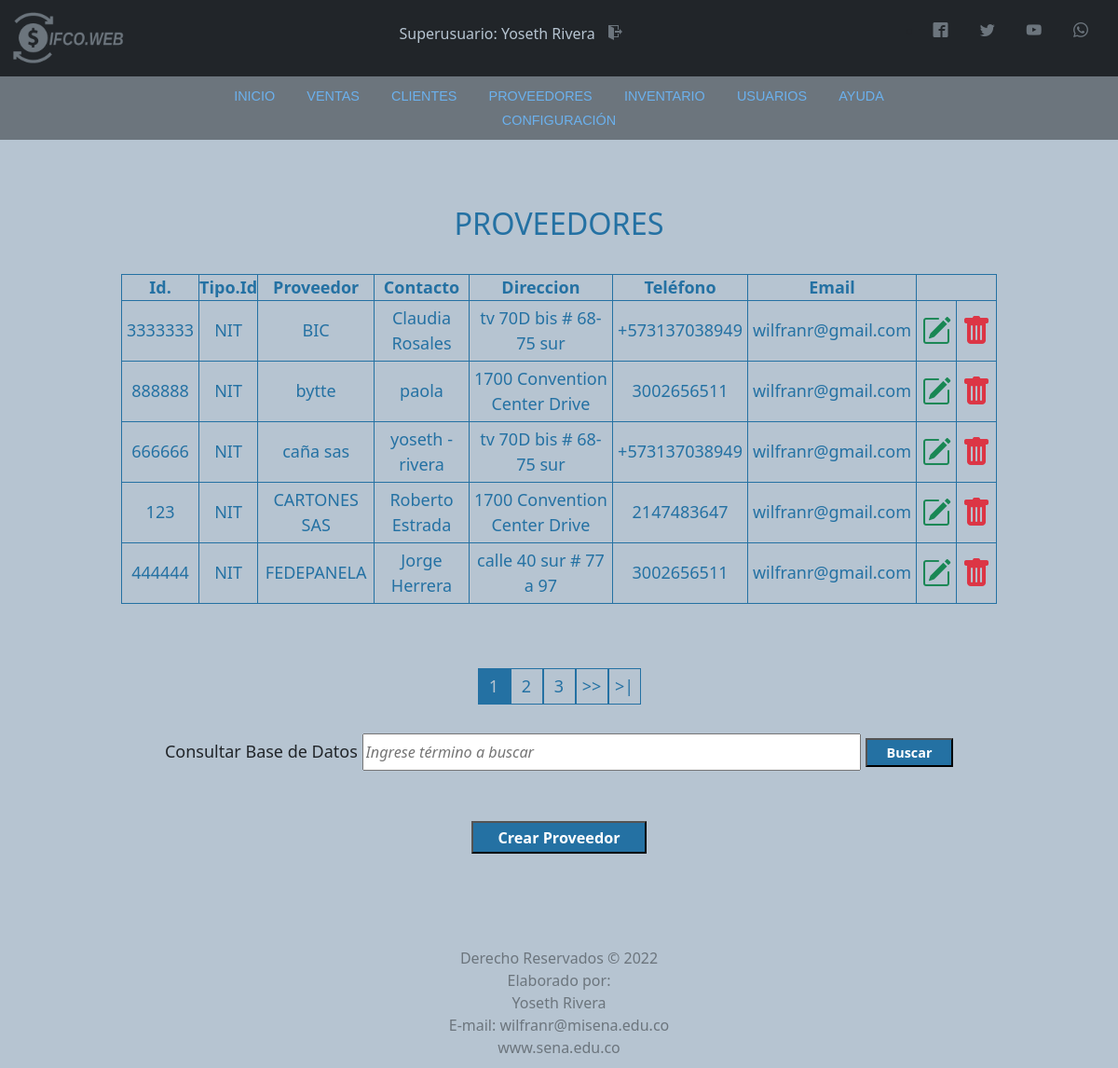
The app's page /Vista/html/proveedores.php (signed in) with its own data.
### tables this page shows
CREATE TABLE `usuario` (
  `codUsuario` int(11) NOT NULL,
  `id` varchar(20) DEFAULT NULL,
  `tipoId` varchar(11) DEFAULT NULL,
  `nombre` varchar(50) DEFAULT NULL,
  `direccion` text NOT NULL,
  `telefono` varchar(20) NOT NULL,
  `correo` varchar(100) DEFAULT NULL,
  `usuario` varchar(15) DEFAULT NULL,
  `clave` varchar(100) DEFAULT NULL,
  `rol` varchar(20) DEFAULT NULL
);

CREATE TABLE `proveedor` (
  `codproveedor` int(11) NOT NULL,
  `id` varchar(20) DEFAULT NULL,
  `tipoIdProveedor` varchar(3) DEFAULT NULL,
  `proveedor` varchar(100) DEFAULT NULL,
  `contacto` varchar(100) DEFAULT NULL,
  `telefono` varchar(20) DEFAULT NULL,
  `direccion` text DEFAULT NULL,
  `correo` varchar(100) NOT NULL
);

### Vista/html/proveedores.php (the view, shortened to what this page needs)
<?php
    include '../../includes/conexion.php';
    include '../../includes/header.php';
    include '../../includes/nav.php';
    include '../../includes/script.php';
    if ($_SESSION['rol'] == 'Administrador'||$_SESSION['rol']=='Vendedor' || $_SESSION['rol'] == 'Superusuario'){
?>
<!DOCTYPE html>
<html lang="es">
<head>
</head>
<body>
<div class="container-tabla-usuarios">
    <h1>PROVEEDORES</h1><br>
    <table class="tabla-usuarios">
        <th>Id.</th>
        <th>Tipo.Id</th>
        <th>Proveedor</th>
        <th>Contacto</th>
        <th>Direccion</th>
        <th>Teléfono</th>
        <th>Email</th>
        <?php
        $sql_register = mysqli_query($conexion, "SELECT COUNT(*) as total_registro FROM proveedor");
        $result_register = mysqli_fetch_array($sql_register);
        $total_registro=$result_register['total_registro'];
        $por_pagina = 5;
        if (empty($_GET['pagina'])){
            $pagina=1;
        }else{
            $pagina=$_GET['pagina'];
        }
            $desde = ($pagina-1) * $por_pagina;
            $total_paginas=ceil($total_registro/$por_pagina);
            $sentence="SELECT * FROM proveedor ORDER BY proveedor LIMIT $desde, $por_pagina";
            $result = $conexion->query($sentence) or die ("Error al consultar: " .mysqli_error($conexion));
            while($rows = $result->fetch_assoc())
            {
        ?>
                <tr>
                    <td><?php echo $rows['id']?></td>
                    <td><?php echo $rows['tipoIdProveedor']?></td>
                    <td><?php echo $rows['proveedor']?></td>
                    <td><?php echo $rows['contacto']?></td>
                    <td><?php echo $rows['direccion']?></td>
                    <td><?php echo $rows['telefono']?></td>
                    <td><?php echo $rows['correo']?></td>
                    <td><a href="modify_proveedor.php?usr=<?php echo $rows['codproveedor'] ?>"><i class="bi bi-pencil-square" style="font-size: 2rem; color: #198754;"></a></td>
                    <td><a href="#" onclick="DeleteProvider()"><i class="bi bi-trash-fill" style="font-size: 2rem; color: #dc3545;"></i></a></td>
                </tr>
        <?php
            }
        ?>
    </table><br><br>
            <div class="paginador">
            <ul>
            <?php
                for ($i=1; $i <= $total_paginas; $i++){
                    if($i == $pagina){
                        echo '<li class="pageSelected" >'.$i.'</li>';
                    }else{
                        echo '<li><a href="?pagina='.$i.'">'.$i.'</a></li>';
                    }
                }
                if($pagina != $total_paginas){
            ?>
                <li><a href="?pagina=<?php echo $pagina+1;?>">>></a></li>
                <li><a href="?pagina=<?php echo $total_paginas?>">>|</a></li>
            <?php } ?>
            </ul>
            </div>
    <form action="search_proveedor.php" method="GET">
    <label id="buscar" for="buscar">Consultar Base de Datos </label>
    <input type="text" class="control-buscar" id="busqueda" name="search" placeholder="Ingrese término a buscar">
    <input class="btn-buscar" type="submit" value="Buscar" name="buscar"><br><br><br>
    </form>
    <a href="new_proveedor.php"><input class="btn-crear" type="button" value="Crear Proveedor"></a>
</div>
</body>
<?php include '../../includes/footer.php';
}else{
    echo'<script>
            UserNoAccess()
        </script>';
}?>
</html>

### includes/header.php (shortened to what this page needs)
<?php
include 'conexion.php';
$id = $_SESSION['id'];
$sentence = "SELECT nombre, rol, codUsuario FROM usuario WHERE id = '" . $id . "' ";
$result = $conexion->query($sentence);
$row = $result->fetch_assoc();
?>
<!DOCTYPE html>
<html lang="es">
<head>
    <link rel="stylesheet" href="../css/estilos.css">
    <link rel="stylesheet" href="../../font.css">
</head>
<body>
    <nav class="navbar navbar-dark bg-dark">
        <div class="container-fluid">
            <a class="navbar-brand" href="panel_principal.php"><img src="../img/LOGO_gris.png" alt="logo" width="130px"></a>
            <h4 id="user">
                <?php
                echo utf8_decode($row['rol']);
                echo ": ";
                echo utf8_decode($row['nombre']);
                ?>
                <a href="../../Controlador/exit.php" class="icon-salir icon-exit"></a>
            </h4>
            <div class="redes">
                <ul>
                    <li>
                        <a href="https://es-es.facebook.com/" class="icon icon-facebook2" target="blank"></a>
                        <a href="https://twitter.com/" class="icon icon-twitter" target="blank"></a>
                        <a href="https://www.youtube.com/" class="icon icon-youtube" target="blank"></a>
                        <a href="https://www.whatsapp.com" class="icon icon-whatsapp" target="blank"></a>
                    </li>
                </ul>
            </div>
        </div>
    </nav>
</body>
</html>

### Vista/css/estilos.css (style rules this page uses)
* { margin: 0; padding: 0; }
body { background-color: #b6c4d1 !important; font-family: Zona Pro, Sans-Serif; }
#user { color: #b6c4d1; font-size: medium; }
.icon { color: #6c757d; text-decoration: none; padding: 10px; margin-right: 10px; }
.icon-salir { color: #6c757d; text-decoration: none; padding: 10px; margin-right: 10px; }
.container-tabla-usuarios { display: block; padding: 10px; margin-left: 10%; margin-top: 5%; width: 80%; text-align: center; font-size: large; }
.container-tabla-usuarios h1 { color: #2471A3; font-size: 1.8em; }
.tabla-usuarios { width: 100%; height: 100%; color: #2471A3; border: solid #2471A3 1px; }
.tabla-usuarios tr th { border: solid #2471A3 1px; }
.tabla-usuarios td { border: solid #2471A3 1px; height: 20px; padding: 5px; }
.btn-buscar { width: 10%; height: 2.2em; background-color: #2471A3; color: white; font-size: 0.8em; cursor: pointer; font-weight: bold; }
.control-buscar { font-size: 0.9em; width: 57%; font-style: italic; padding: 6px 2px; }
.btn-crear { width: 20%; height: 2.2em; background-color: #2471A3; color: white; font-size: 0.9em; cursor: pointer; font-weight: bold; }
.paginador ul { padding: 15px; list-style: none; display: flex; justify-content: center; }
.paginador a, .pageSelected { color: #2471A3; border: solid #2471A3 1px; padding: 5px; display: inline-block; text-align: center; width: 35px; text-decoration: none; }
.pageSelected { background-color: #2471A3; color: #b6c4d1; }

### records on screen
usuario: rol "Superusuario", nombre "Yoseth Rivera"
proveedor: id "3333333", tipoIdProveedor "NIT", proveedor "BIC", contacto "Claudia Rosales", direccion "tv 70D bis # 68-75 sur", telefono "+573137038949", correo "wilfranr@gmail.com"
proveedor: id "888888", tipoIdProveedor "NIT", proveedor "bytte", contacto "paola", direccion "1700 Convention Center Drive", telefono "3002656511", correo "wilfranr@gmail.com"
proveedor: id "666666", tipoIdProveedor "NIT", proveedor "caña sas", contacto "yoseth -rivera", direccion "tv 70D bis # 68-75 sur", telefono "+573137038949", correo "wilfranr@gmail.com"
proveedor: id "123", tipoIdProveedor "NIT", proveedor "CARTONES SAS", contacto "Roberto Estrada", direccion "1700 Convention Center Drive", telefono "2147483647", correo "wilfranr@gmail.com"
proveedor: id "444444", tipoIdProveedor "NIT", proveedor "FEDEPANELA", contacto "Jorge Herrera", direccion "calle 40 sur # 77 a 97", telefono "3002656511", correo "wilfranr@gmail.com"
